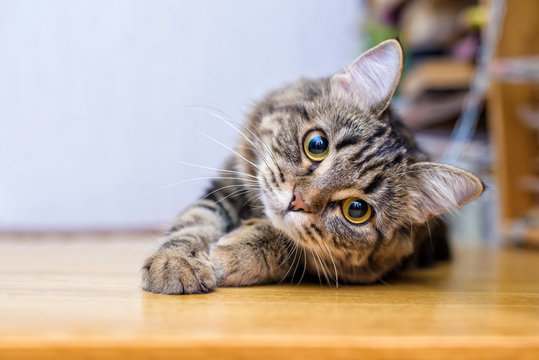
#> input picture cat.jpg, 539 x 360 px
$ python rotation.py
#> lines starting #> are read from the running program, lines starting #| are printed output that depends on the picture
# Import the necessary Libraries
import cv2
import matplotlib.pyplot as plt

# Read image from disk.
img = cv2.imread('cat.jpg')
#> img is the input picture: shape (360, 539, 3); mean B, G, R 153.9, 166.9, 183.6

# Convert BGR image to RGB
image_rgb = cv2.cvtColor(img, cv2.COLOR_BGR2RGB)

# Image rotation parameter
center = (image_rgb.shape[1] // 2, image_rgb.shape[0] // 2)
#> center = (269, 180)
angle = 30
scale = 1

# getRotationMatrix2D creates a matrix needed for transformation.
rotation_matrix = cv2.getRotationMatrix2D(center, angle, scale)

# We want matrix for rotation w.r.t center to 30 degree without scaling.
rotated_image = cv2.warpAffine(image_rgb, rotation_matrix, (img.shape[1], img.shape[0]))
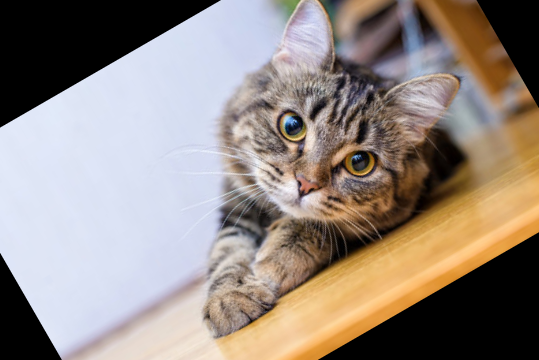
#> rotated_image: shape (360, 539, 3); mean R, G, B 148.9, 137.6, 130.2

# Create subplots
fig, axs = plt.subplots(1, 2, figsize=(7, 4))

# Plot the original image
axs[0].imshow(image_rgb)
axs[0].set_title('Original Image')

# Plot the Rotated image
axs[1].imshow(rotated_image)
axs[1].set_title('Image Rotation')

# Remove ticks from the subplots
for ax in axs:
    ax.set_xticks([])
    ax.set_yticks([])

# Display the subplots
plt.tight_layout()
plt.show()
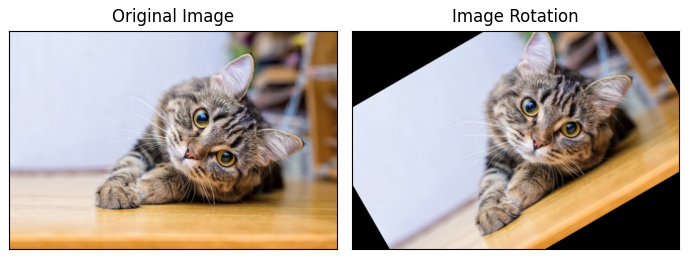
#> figure drawn by matplotlib, 2 panels

$ run again, with tree.jpg copied over cat.jpg
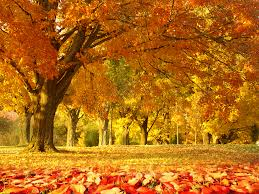
#> input picture tree.jpg, 259 x 194 px
#> img is the input picture: shape (194, 259, 3); mean B, G, R 22.3, 105.5, 178.1
#> `rotated_image = cv2.warpAffine(image_rgb, rotation_matrix, (img.shape[..`:
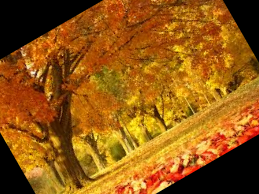
#> rotated_image: shape (194, 259, 3); mean R, G, B 145.9, 88, 17.5
#> `plt.show()`:
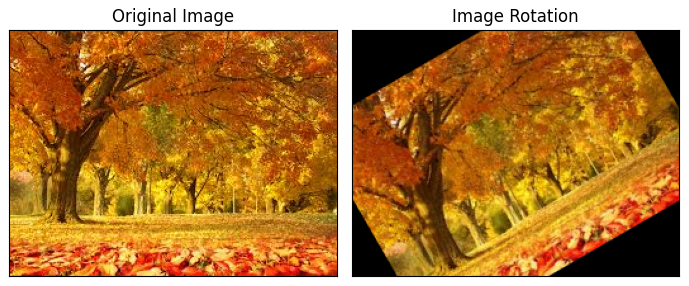
#> figure drawn by matplotlib, 2 panels
